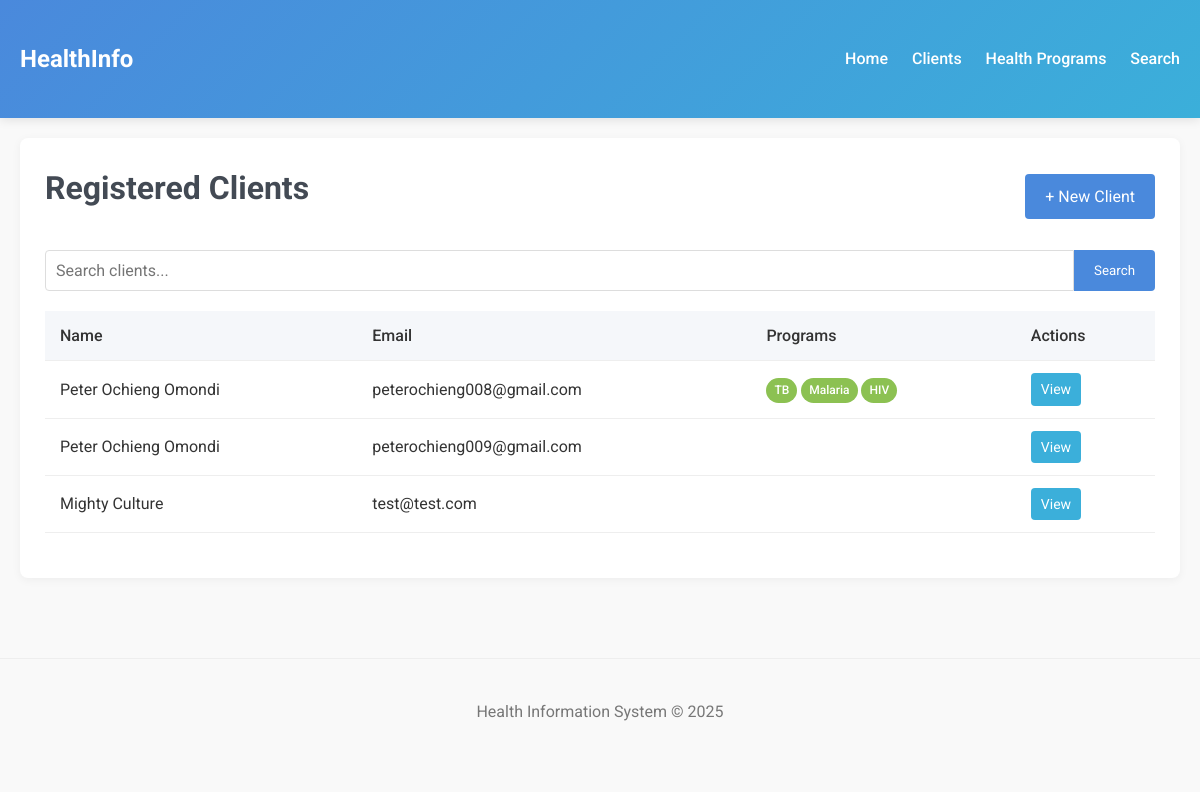
Before: /clients with the older database file.
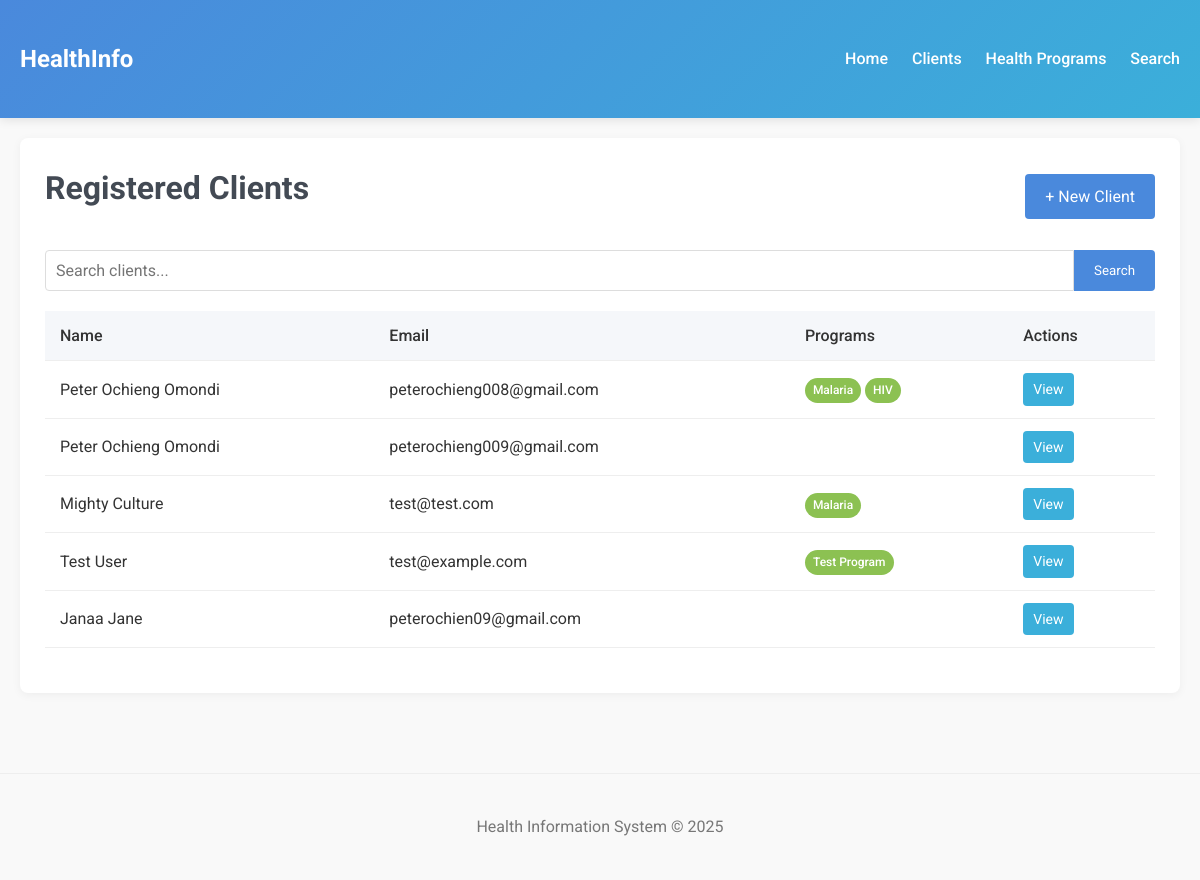
After: the same page with the newer database file.
### app/models.py (models this page shows, shortened)
class Client(db.Model):
    id = db.Column(db.Integer, primary_key=True)
    first_name = db.Column(db.String(50), nullable=False)
    last_name = db.Column(db.String(50), nullable=False)
    date_of_birth = db.Column(db.Date)
    gender = db.Column(db.String(10))
    contact_number = db.Column(db.String(20))
    email = db.Column(db.String(100), unique=True)
    address = db.Column(db.Text)
    registration_date = db.Column(db.DateTime, default=datetime.utcnow)
    programs = db.relationship(
        'HealthProgram',
        secondary='enrollments',
        lazy='subquery',
        backref=db.backref('enrolled_clients', lazy=True)
    )

class HealthProgram(db.Model):
    id = db.Column(db.Integer, primary_key=True)
    name = db.Column(db.String(100), unique=True, nullable=False)
    description = db.Column(db.Text)

### app/routes.py (the view)
@main.route('/clients', methods=['GET'])
def list_clients():
    clients = Client.query.all()
    return render_template('clients/list.html', clients=clients)

### app/templates/clients/list.html (shortened to what this page needs)
{% extends "base.html" %}
{% block content %}
<div class="card">
    <div style="display: flex; justify-content: space-between; align-items: center; margin-bottom: 20px;">
        <h1>Registered Clients</h1>
        <a href="{{ url_for('main.register_client') }}" class="btn">+ New Client</a>
    </div>
    <div style="margin-bottom: 20px;">
        <form method="GET" action="{{ url_for('main.search_clients') }}" style="display: flex;">
            <input type="text" name="q" placeholder="Search clients..." style="flex: 1; padding: 10px; border: 1px solid #ddd; border-radius: 4px 0 0 4px;">
            <button type="submit" class="btn" style="border-radius: 0 4px 4px 0;">Search</button>
        </form>
    </div>
    <table>
        <thead>
            <tr>
                <th>Name</th>
                <th>Email</th>
                <th>Programs</th>
                <th>Actions</th>
            </tr>
        </thead>
        <tbody>
            {% for client in clients %}
            <tr>
                <td>{{ client.first_name }} {{ client.last_name }}</td>
                <td>{{ client.email }}</td>
                <td>
                    {% for program in client.programs %}
                        <span class="badge badge-success">{{ program.name }}</span>
                    {% endfor %}
                </td>
                <td>
                    <a href="{{ url_for('main.client_profile', client_id=client.id) }}" class="btn btn-secondary" style="padding: 5px 10px; font-size: 14px;">View</a>
                </td>
            </tr>
            {% endfor %}
        </tbody>
    </table>
</div>
{% endblock %}

### app/templates/base.html (shortened to what this page needs)
<!DOCTYPE html>
<html lang="en">
<head>
</head>
<body>
    <header>
        <div class="container">
            <nav>
                <div class="logo">HealthInfo</div>
                <div class="nav-links">
                    <a href="{{ url_for('main.home') }}">Home</a>
                    <a href="{{ url_for('main.list_clients') }}">Clients</a>
                    <a href="{{ url_for('main.manage_programs') }}">Health Programs</a>
                    <a href="{{ url_for('main.search_clients') }}">Search</a>
                </div>
            </nav>
        </div>
    </header>
    <main class="container">
        {% block content %}{% endblock %}
    </main>
    <footer>
        <div class="container">
            <p>Health Information System &copy; 2025</p>
        </div>
    </footer>
</body>
</html>

### app/templates/base.html (style rules this page uses)
:root { --primary: #4a89dc; --secondary: #3bafda; --success: #8cc152; --danger: #e9573f; --light: #f5f7fa; --dark: #434a54; }
* { margin: 0; padding: 0; box-sizing: border-box; font-family: 'Roboto', sans-serif; }
body { background-color: #f9f9f9; color: #333; line-height: 1.6; }
.container { max-width: 1200px; margin: 0 auto; padding: 20px; }
header { background: linear-gradient(135deg, var(--primary), var(--secondary)); color: white; padding: 20px 0; box-shadow: 0 2px 10px rgba(0,0,0,0.1); }
nav { display: flex; justify-content: space-between; align-items: center; }
.logo { font-size: 24px; font-weight: 700; }
.nav-links a { color: white; text-decoration: none; margin-left: 20px; font-weight: 500; transition: opacity 0.3s; }
.card { background: white; border-radius: 8px; box-shadow: 0 2px 10px rgba(0,0,0,0.05); padding: 25px; margin-bottom: 20px; }
h1, h2, h3 { color: var(--dark); margin-bottom: 15px; }
.btn { display: inline-block; background: var(--primary); color: white; padding: 10px 20px; border-radius: 4px; text-decoration: none; border: none; cursor: pointer; transition: background 0.3s; }
.btn-secondary { background: var(--secondary); }
table { width: 100%; border-collapse: collapse; margin: 20px 0; }
th, td { padding: 12px 15px; text-align: left; border-bottom: 1px solid #eee; }
th { background-color: var(--light); font-weight: 500; }
input, select, textarea { width: 100%; padding: 10px; border: 1px solid #ddd; border-radius: 4px; font-size: 16px; }
.badge { display: inline-block; padding: 3px 8px; border-radius: 20px; font-size: 12px; font-weight: 500; }
.badge-success { background-color: var(--success); color: white; }
footer { text-align: center; padding: 20px; margin-top: 40px; color: #777; border-top: 1px solid #eee; }

Changed rows visible on the page:
changed Client "peterochieng008@gmail.com": loses HealthProgram (name "TB")
changed Client "Mighty": gains HealthProgram (name "Malaria")
added Client: first_name "Test", last_name "User", email "test@example.com"
added HealthProgram: name "Test Program", shown under "Test"
added Client: first_name "Janaa", last_name "Jane", email "peterochien09@gmail.com"
